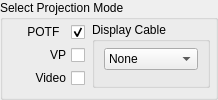
       <widget class="QGroupBox" name="ProjectionModeBox">
        <property name="autoFillBackground">
         <bool>true</bool>
        </property>
        <property name="title">
         <string>Select Projection Mode</string>
        </property>
        <property name="flat">
         <bool>false</bool>
        </property>
        <layout class="QGridLayout" name="gridLayout_6">
         <property name="leftMargin">
          <number>5</number>
         </property>
         <property name="topMargin">
          <number>0</number>
         </property>
         <property name="rightMargin">
          <number>5</number>
         </property>
         <property name="bottomMargin">
          <number>5</number>
         </property>
         <property name="horizontalSpacing">
          <number>7</number>
         </property>
         <property name="verticalSpacing">
          <number>1</number>
         </property>
         <item row="0" column="0">
          <widget class="QCheckBox" name="POTFcheckbox">
           <property name="layoutDirection">
            <enum>Qt::LayoutDirection::RightToLeft</enum>
           </property>
           <property name="styleSheet">
            <string notr="true">font: 9pt &quot;MS Shell Dlg 2&quot;;</string>
           </property>
           <property name="text">
            <string>    POTF  </string>
           </property>
           <property name="checked">
            <bool>true</bool>
           </property>
          </widget>
         </item>
         <item row="2" column="0">
          <widget class="QCheckBox" name="VideoCheckbox">
           <property name="layoutDirection">
            <enum>Qt::LayoutDirection::RightToLeft</enum>
           </property>
           <property name="styleSheet">
            <string notr="true">font: 9pt &quot;MS Shell Dlg 2&quot;;</string>
           </property>
           <property name="text">
            <string>Video</string>
           </property>
          </widget>
         </item>
         <item row="0" column="1" rowspan="3">
          <widget class="QGroupBox" name="DisplayCableBox">
           <property name="enabled">
            <bool>true</bool>
           </property>
           <property name="title">
            <string>Display Cable</string>
           </property>
           <layout class="QGridLayout" name="gridLayout_9">
            <property name="topMargin">
             <number>0</number>
            </property>
            <property name="bottomMargin">
             <number>8</number>
            </property>
            <item row="0" column="0">
             <widget class="QComboBox" name="DisplayCableList">
              <property name="enabled">
               <bool>true</bool>
              </property>
              <item>
               <property name="text">
                <string>None</string>
               </property>
              </item>
              <item>
               <property name="text">
                <string>HDMI</string>
               </property>
              </item>
              <item>
               <property name="text">
                <string>DisplayPort</string>
               </property>
              </item>
             </widget>
            </item>
           </layout>
          </widget>
         </item>
         <item row="1" column="0">
          <widget class="QCheckBox" name="VP_HDMIcheckbox">
           <property name="layoutDirection">
            <enum>Qt::LayoutDirection::RightToLeft</enum>
           </property>
           <property name="styleSheet">
            <string notr="true">font: 9pt &quot;MS Shell Dlg 2&quot;;</string>
           </property>
           <property name="text">
            <string>VP</string>
           </property>
          </widget>
         </item>
        </layout>
       </widget>
